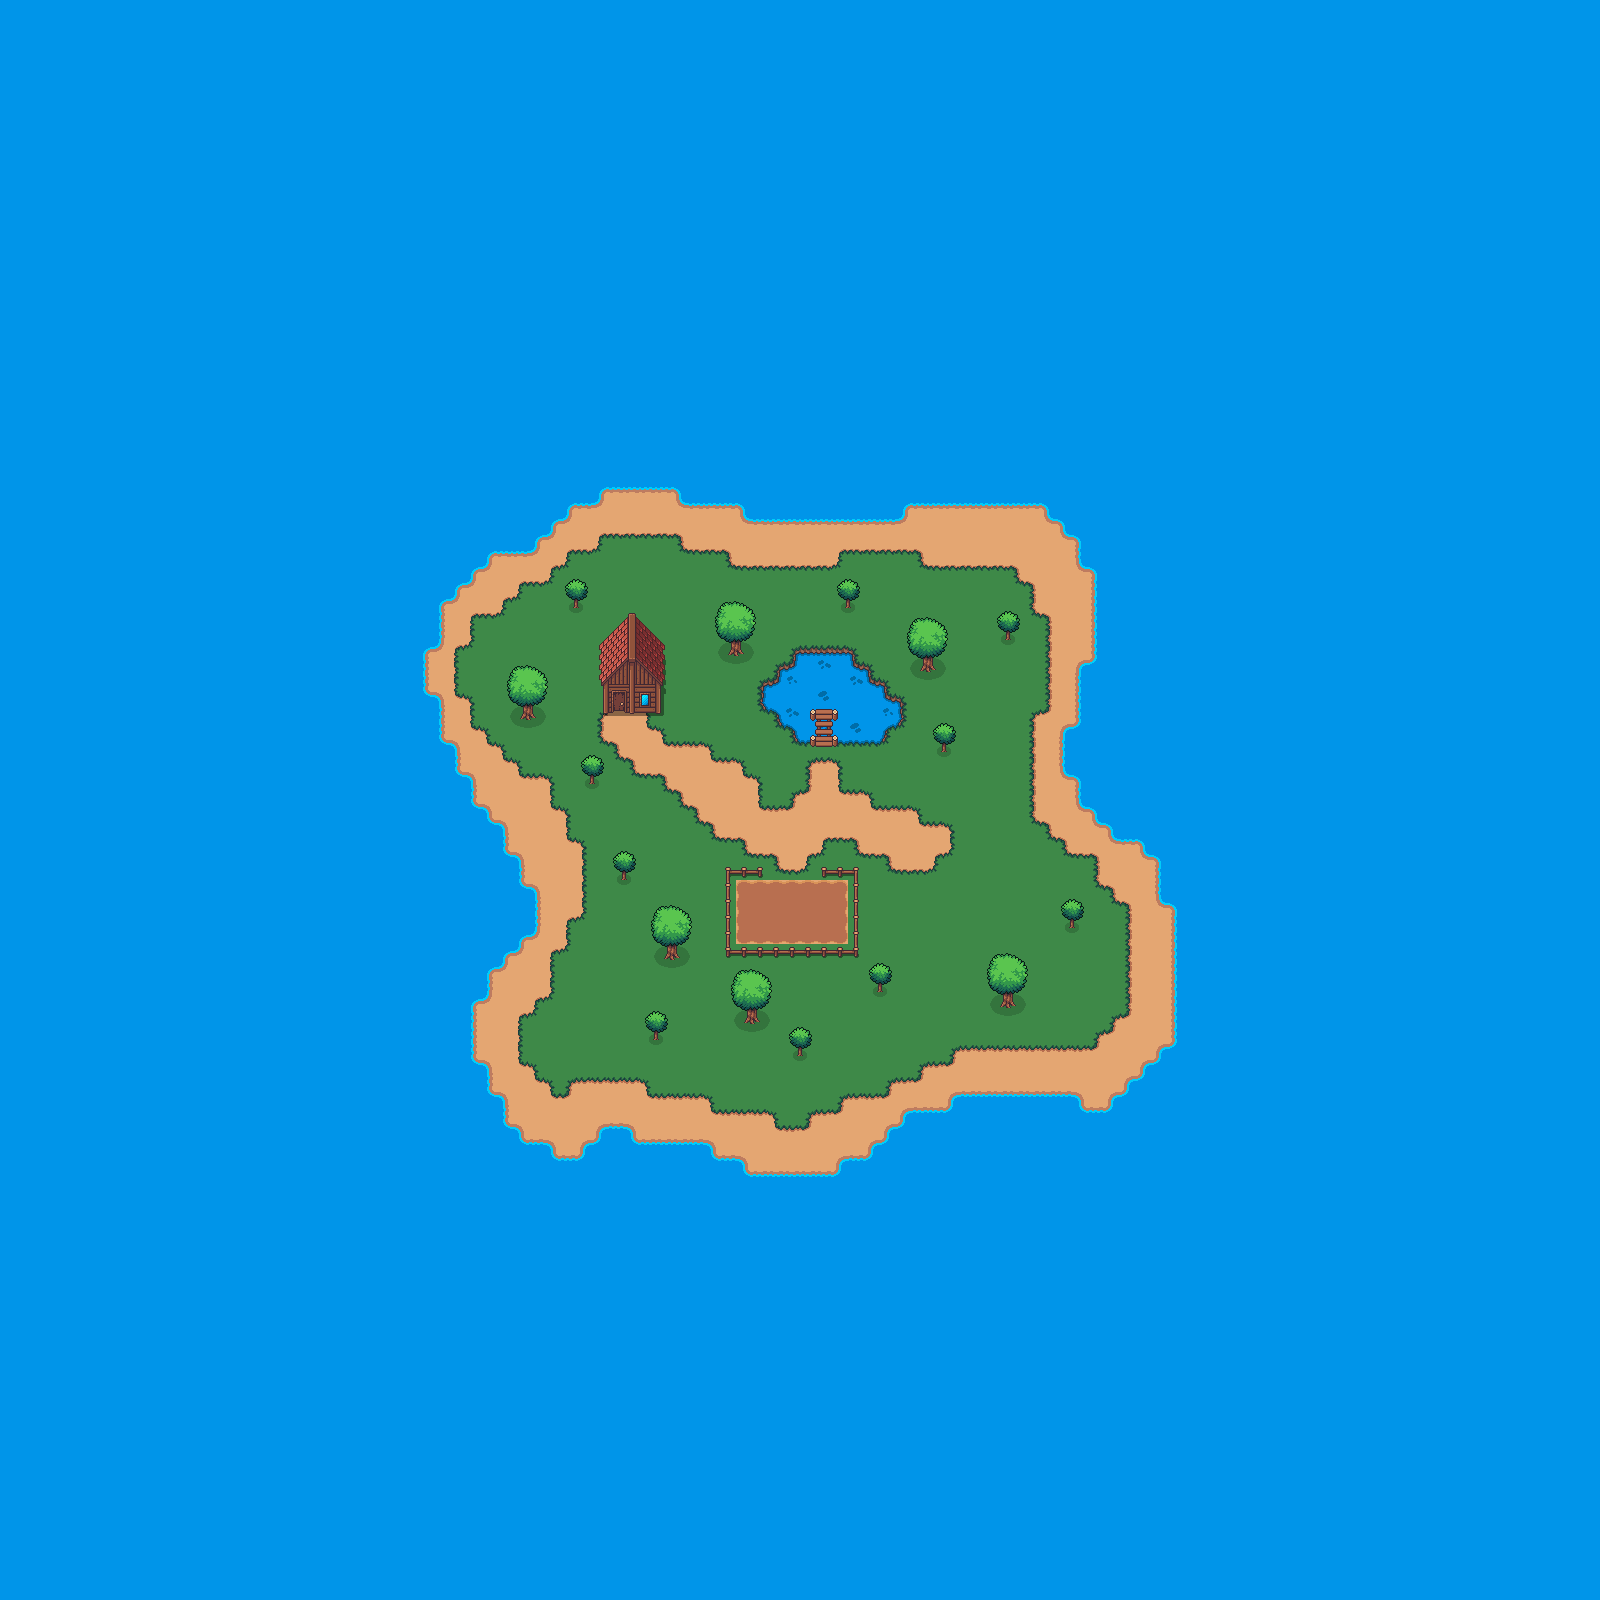

This game map was drawn from its Tiled (.tmx) file and the tilesets committed beside it. A one-line description and the trimmed map source follow:
An orthogonal 100x100 tile map with 16x16 px tiles, 7 tile layers (Wasser, Grund Strand + Grass, Haus, See, ...), 15 tilesets and 1 object.

<map version="1.10" tiledversion="1.11.2" orientation="orthogonal" renderorder="right-down" width="100" height="100" tilewidth="16" tileheight="16" infinite="0" backgroundcolor="#0095e9" nextlayerid="16" nextobjectid="6">
 <tileset firstgid="1" source="PixelMapTSX/Path_Middle.tsx" />
 <tileset firstgid="2" source="PixelMapTSX/Path_Tile.tsx" />
 <tileset firstgid="20" source="PixelMapTSX/Water_Middle.tsx" />
 <tileset firstgid="21" source="PixelMapTSX/Water_Tile.tsx" />
 <tileset firstgid="39" source="PixelMapTSX/Beach_Tile.tsx" />
 <tileset firstgid="54" source="PixelMapTSX/Cliff_Tile.tsx" />
 <tileset firstgid="55" source="PixelMapTSX/FarmLand_Tile.tsx" />
 <tileset firstgid="64" source="PixelMapTSX/Grass_Middle.tsx" />
 <tileset firstgid="65" source="PixelMapTSX/Fences.tsx" />
 <tileset firstgid="81" source="PixelMapTSX/House.tsx" />
 <tileset firstgid="116" source="PixelMapTSX/Oak_Tree.tsx" />
 <tileset firstgid="136" source="PixelMapTSX/Oak_Tree_Small.tsx" />
 <tileset firstgid="154" source="PixelMapTSX/Outdoor_Decor_Free.tsx" />
 <tileset firstgid="238" source="PixelMapTSX/Bridge_Wood.tsx" />
 <tileset firstgid="274" source="PixelMapTSX/Chest.tsx" />
 <layer id="7" name="Wasser" width="100" height="100">
  <data>[10000 cells, 8347 non-empty, 1 distinct tile ids]</data>
 </layer>
 <layer id="6" name="Grund Strand + Grass" width="100" height="100">
  <data>[10000 cells, 1660 non-empty, 28 distinct tile ids]</data>
 </layer>
 <layer id="9" name="Haus" width="100" height="100">
  <data>[10000 cells, 218 non-empty, 61 distinct tile ids]</data>
 </layer>
 <layer id="10" name="See" width="100" height="100">
  <data>[10000 cells, 57 non-empty, 17 distinct tile ids]</data>
 </layer>
 <objectgroup id="12" name="Map Border">
  <object id="3" x="604.75" y="490.5">
   <polygon points="0,0 71,-1 76.25,12 134.5,14.25 140.25,30 296.75,31 303.75,15.25 439,16.25 444.75,30 456.25,34.75 460.5,46 472.75,50.25 474,76.75 487.25,80.75 487.75,166.75 474,174.5 471,232 458.75,236.75 456.5,282.5 471,289.75 472.5,308 475.75,317 485.75,320.25 490.25,329.25 495.25,335.25 503.75,337 507.75,350 517.25,351.25 536.25,353.5 538.75,365.25 552.25,369.5 554.25,412.75 566.25,417 568.5,551.25 554.75,555.75 550.75,568.5 538.25,572.5 535.5,586.25 521.75,590.5 520,602.5 507.5,606 503.25,618 482,619.25 472,603.25 348.75,603.25 342.25,617.5 300.25,620.5 294.25,635.5 283.25,638.5 279.25,650.5 268.25,653.5 263.25,666.5 237.25,668.5 231.25,682.5 144.25,682.5 136.25,668.5 111.25,666.5 102.25,650.5 31.25,650.5 27.25,636.5 -5.75,636.5 -6.75,647.5 -19.75,652.5 -26.75,668.5 -49.75,667.5 -55.75,652.5 -81.75,650.5 -88.75,634.5 -96.75,633.5 -100.75,630.5 -100.75,603.5 -113.75,601.5 -116.25,571 -129.25,568.5 -129.75,514.5 -116.75,508 -114.75,482.5 -101.25,476.5 -95.75,463 -83.75,461.5 -79.75,448 -66.75,444.5 -66.75,397.5 -81.25,393 -82.75,367 -100.25,361.5 -99.75,333 -112.75,331 -117.75,317.5 -130.75,315 -133.25,285 -146.25,280.5 -151.583,254.5 -163.083,250.833 -164.083,204.917 -177.583,202.5 -180.75,160.167 -166.083,154.833 -162.083,113.5 -150.083,106.833 -147.417,97.5 -135.417,93.5 -131.417,81.5 -114.917,79.1667 -112.75,61.5 -71.4167,61.5 -67.4167,49.5 -55.4167,45.5 -54.0833,33.5 -40.75,30.8333 -34.0833,12.1667 -8.75,12.1667" />
  </object>
 </objectgroup>
 <layer id="11" name="Brücke" width="100" height="100">
  <data>[10000 cells, 9 non-empty, 9 distinct tile ids]</data>
 </layer>
 <layer id="14" name="Farm" width="100" height="100">
  <data>[10000 cells, 28 non-empty, 9 distinct tile ids]</data>
 </layer>
 <layer id="15" name="Zaun" width="100" height="100">
  <data>[10000 cells, 28 non-empty, 12 distinct tile ids]</data>
 </layer>
</map>
